Frame 1 (no input): blank canvas, image omitted
Frame 60 (no input): blank canvas, image omitted
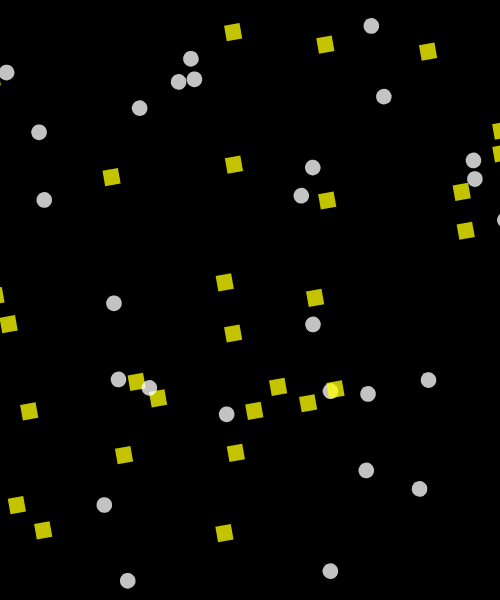
Frame 120 (the mouse pressed at the canvas centre since frame 60)

The p5.js sketch whose frames 1 and 60 were blank and that drew this single picture after the mouse press (run headless with seeded random() and noise() and a simulated clock; from frame 60 on, the mouse is pressed at the canvas centre):

// p5.js sketch
// ── sketch.js
"use strict";


//add splice() on your own;

var systems = [];

function setup() {
  createCanvas(500, 600);
}

function draw() {
  background(0);
  for (var i = 0; i < systems.length; i++) {
    systems[i].display();
  }

}

function mousePressed() {
  systems.push(new System(mouseX, mouseY));
}



class Circle {
  constructor(x, y) {
    this.pos = createVector(x, y);
    this.vel = createVector(random(-3, 3), random(-3, 3));
    this.acc = createVector();
    this.isDone = false;
    this.lifespan = 255;
    this.lifeReduction = 1;

  }
  update() {
    this.vel.add(this.acc);
    this.pos.add(this.vel);
    this.acc.mult(0);
    // life

    if (this.lifespan > 0) {
      this.lifespan -= this.lifeReduction;
    } else {
      this.lifespan = 0;
      this.isDone = true;
    }
  }
  applyForce(f) {
    this.acc.add(f);
  }
  display() {
    push();
    translate(this.pos.x, this.pos.y);
    noStroke();
    fill(255, this.lifespan);
    ellipse(0, 0, 10, 10);
    pop();
  }
}

class System {
  constructor(x, y) {
    this.particles = [];
    this.origin = createVector(x, y);
    this.scl = random(0.5, 2);
    this.rotSpeed = random(-0.3,0.3);
    this.clr = color(random(255), random(255), random(255));

    for (var i = 0; i < 30; i++) {
      this.particles.push(new Rectangle(0, 0));
      this.particles.push(new Circle(0, 0));
    }
  }


  display() {
    push();
    translate(this.origin.x, this.origin.y);
    scale(this.scl);
    rotate(this.rotSpeed);
    fill(this.clr);
    for (var i = this.particles.length - 1; i >= 0; i--) {
      var p = this.particles[i];
      p.update();
      p.display();
      if (p.isDone) {
        this.particles.splice(i, 1);
      }
    }
    pop();
  }
}



class Rectangle extends Circle {
  constructor(x,y) {
   super(x,y);
  }

  display() {
    push();
    translate(this.pos.x, this.pos.y);
    noStroke();
    fill(255,255,0, this.lifespan);
    rectMode(CENTER);
    rect(0, 0, 10, 10);
    pop();
  }
}
